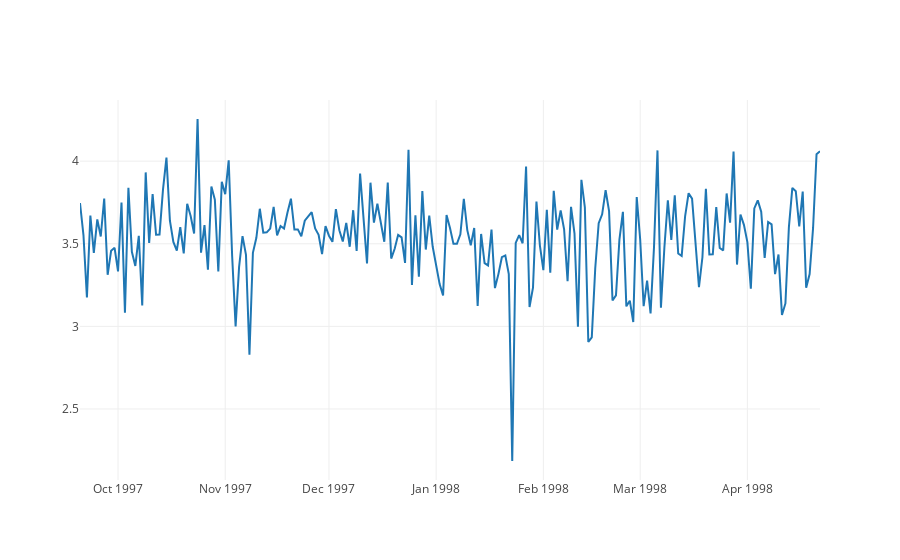

Notebook code for this chart:
### Code cell
data = [go.Scatter(x=list(udata.groupby('timestamp').mean().rating.index), y=udata.groupby('timestamp').mean().rating.tolist())]

plot.iplot(data)

### Figure 1 — Plotly figure (JSON) as saved in the notebook; plotly's stock layout.template omitted (floating-point values rounded to 4 significant figures; data arrays with more than 128 entries replaced by an {"elided": "..."} marker saying what was removed)
{"data": [{"type": "scatter", "x": {"elided": "213 str values"}, "y": {"elided": "213 float values"}}], "layout": {}}
